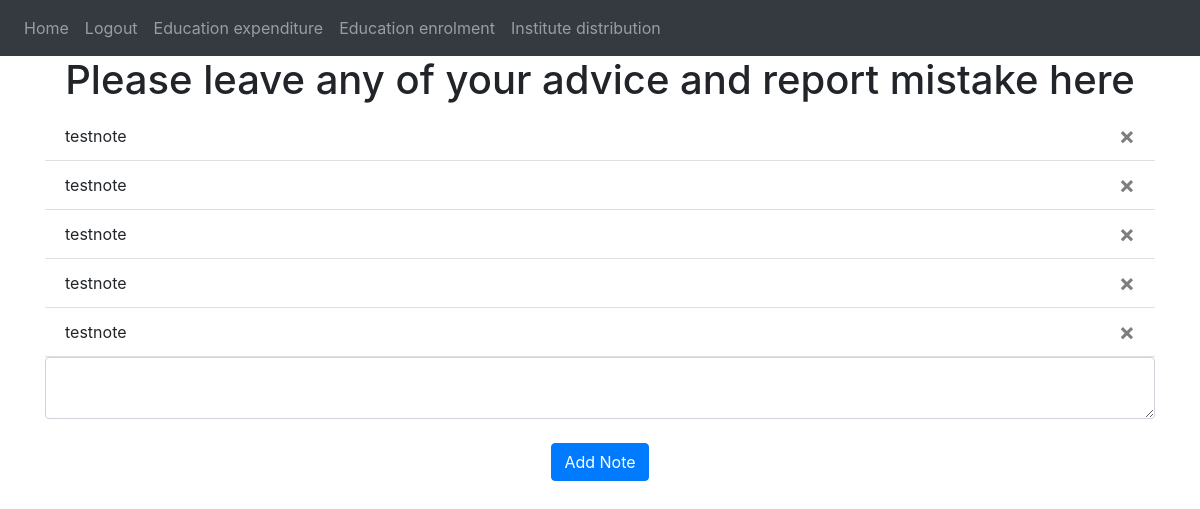
/ (signed in), run on an earlier commit of the app's database.
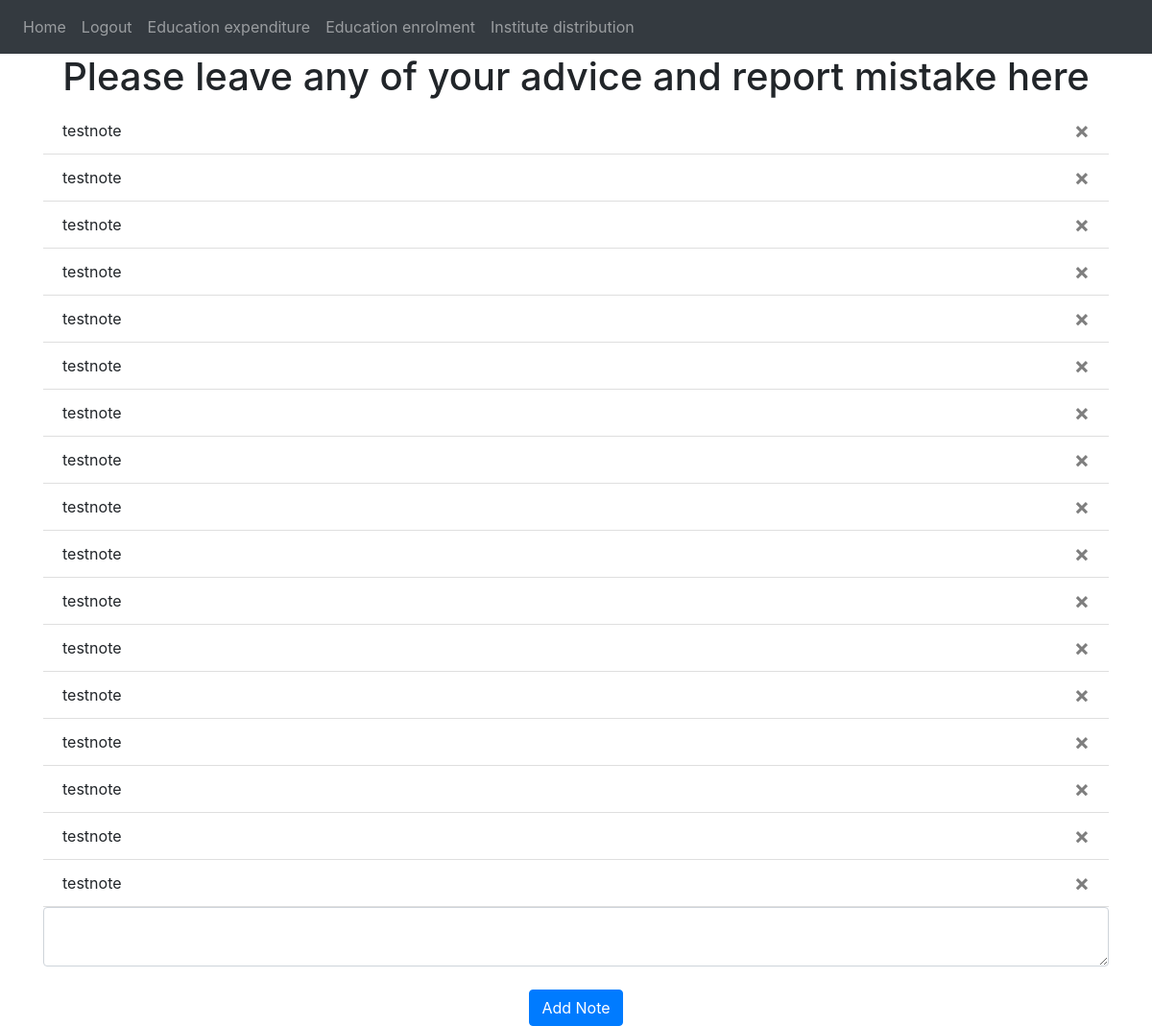
And on a later commit of the database.
### flaskapp/models.py (models this page shows)
class Note(db.Model):
    id = db.Column(db.Integer, primary_key=True)
    data = db.Column(db.String)
    date = db.Column(db.DateTime(timezone=True), default=func.now())
    user_id = db.Column(db.Integer, db.ForeignKey('user.id'))

### flaskapp/views.py (the view, shortened to what this page needs)
@views.route('/', methods=['GET', 'POST'])
@login_required
def home():
    return render_template("home.html", user=current_user)

### flaskapp/templates/home.html (shortened to what this page needs)
{% extends "base.html" %}
{% block content %}
  <h1 align="center">Please leave any of your advice and report mistake here</h1>
  <ul class="list-group list-group-flush" id="notes">
    {% for note in user.notes %}
      <li class="list-group-item">
        {{ note.data }}
        <button type="button" class="close" onClick="deleteNote({{ note.id }})">
          <span aria-hidden="true">&times;</span>
        </button>
      </li>
    {% endfor %}
  </ul>
  <form method="POST">
    <textarea name="note" id="note" class="form-control"></textarea>
    <br />
    <div align="center">
      <button type="submit" class="btn btn-primary">Add Note</button>
    </div>
  </form>
{% endblock %}

### flaskapp/templates/base.html (shortened to what this page needs)
<!DOCTYPE html>
<html>
  <head>
    <link
      rel="stylesheet"
      href="https://stackpath.bootstrapcdn.com/bootstrap/4.4.1/css/bootstrap.min.css"
    />
    <link
      rel="stylesheet"
      href="https://stackpath.bootstrapcdn.com/font-awesome/4.7.0/css/font-awesome.min.css"
    />
  </head>
  <body>
    <nav class="navbar navbar-expand-lg navbar-dark bg-dark">
      <div class="collapse navbar-collapse" id="navbar">
        <div class="navbar-nav">
          {% if user.is_authenticated %}
          <a class="nav-item nav-link" id="home" href="/">Home</a>
          <a class="nav-item nav-link" id="logout" href="/logout">Logout</a>
          <a class="nav-item nav-link" id="Education_expenditure" href="/Education_expenditure">Education expenditure</a>
          <a class="nav-item nav-link" id="Education_enrolment" href="/Education_enrolment">Education enrolment</a>
          <a class="nav-item nav-link" id="Institute_distribution" href="/Institute_distribution">Institute distribution</a>
          {% else %}
          <a class="nav-item nav-link" id="login" href="/login">Login</a>
          <a class="nav-item nav-link" id="signUp" href="/sign-up">Sign Up</a>
          {% endif %}
        </div>
      </div>
    </nav>
    <div class="container">{% block content %} {% endblock %}</div>
      </body>
    </html>

What changed in the data, as far as the page shows it:
added Note: data "testnote"
added Note: data "testnote"
added Note: data "testnote"
added Note: data "testnote"
added Note: data "testnote"
added Note: data "testnote"
added Note: data "testnote"
added Note: data "testnote"
added Note: data "testnote"
added Note: data "testnote"
added Note: data "testnote"
added Note: data "testnote"
